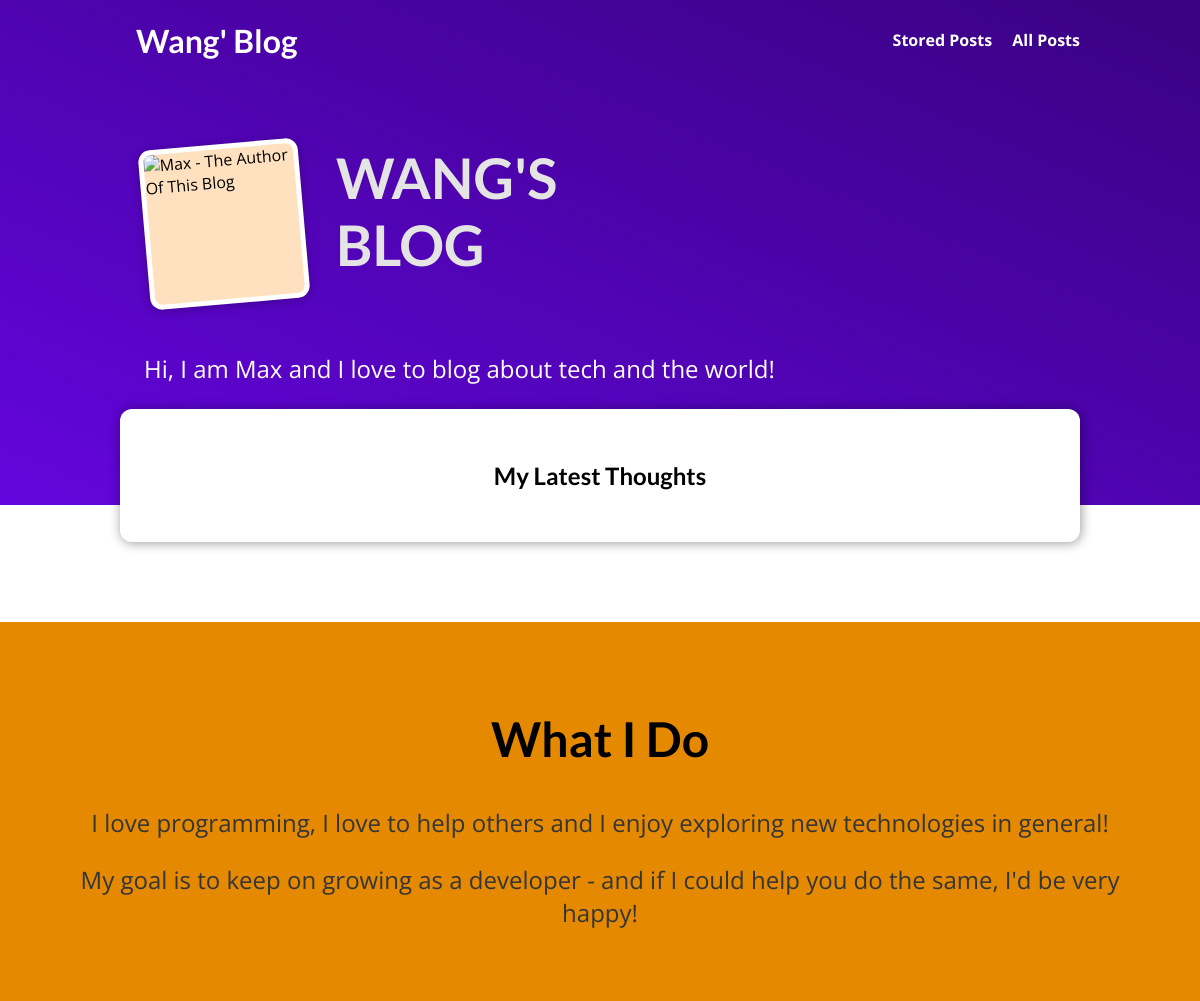
Before: / with the older database file.
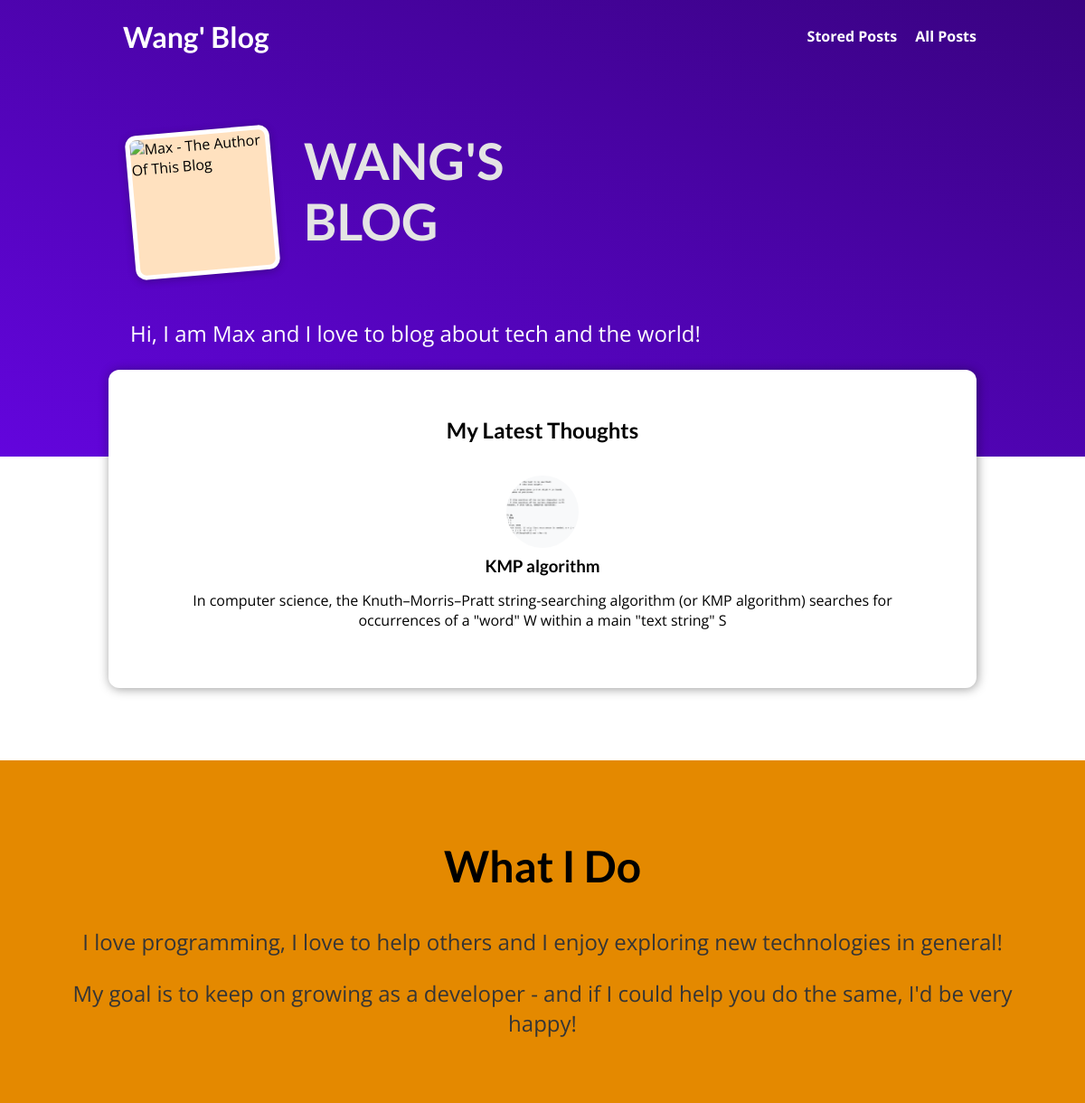
After: the same page with the newer database file.
### blog/models.py (models this page shows, shortened)
class Post(models.Model):
    title = models.CharField(max_length=150)
    excerpt = models.CharField(max_length=200)
    image = models.ImageField(upload_to="posts", null=True)
    date = models.DateField(auto_now=True)
    slug = models.SlugField(unique=True, db_index=True)
    content = models.TextField(validators=[MinLengthValidator(10)])
    author = models.ForeignKey(
        Author, on_delete=models.SET_NULL, null=True, related_name="posts")
    tags = models.ManyToManyField(Tag)

### blog/views.py (the view)
# urls.py: path("", views.StartingPageView.as_view(), name="starting-page"),
class StartingPageView(ListView):
    template_name = "blog/index.html"
    model = Post
    ordering = ["-date"]
    context_object_name = "posts"
    def get_queryset(self):
        queryset = super().get_queryset()
        data = queryset[:3]
        return data

### blog/templates/blog/index.html (shortened to what this page needs)
{% extends "base.html" %}
{% load static %}
{% block css_files %}
  <link rel="stylesheet" href="{% static "blog/post.css" %}" />
  <link rel="stylesheet" href="{% static "blog/index.css" %}" />
{% endblock %}
{% block content %}
<section id="welcome">
  <header>
    <img src="{% static "blog/images/max.png" %}" alt="Max - The Author Of This Blog" />
    <h2>WANG'S BLOG</h2>
  </header>
  <p>Hi, I am Max and I love to blog about tech and the world!</p>
</section>
<section id="latest-posts">
  <h2>My Latest Thoughts</h2>
  <ul>
    {% for post in posts %}
      {% include "blog/includes/post.html" %}
    {% endfor %}
  </ul>
</section>
<section id="about">
  <h2>What I Do</h2>
  <p>
    I love programming, I love to help others and I enjoy exploring new
    technologies in general!
  </p>
  <p>
    My goal is to keep on growing as a developer - and if I could help you do
    the same, I'd be very happy!
  </p>
</section>
{% endblock %}

### blog/templates/blog/includes/post.html
<li>
  <article class="post">
    <a href="{% url "post-detail-page" post.slug %}">
      <img src="{{ post.image.url }}" alt="{{ post.title }}"
      />
      <div class="post__content">
        <h3>{{ post.title }}</h3>
        <p>
          {{ post.excerpt }}
        </p>
      </div>
    </a>
  </article>
</li>

Changed rows visible on the page:
added Post: image (picture), title "KMP algorithm", excerpt "In computer science, the Knuth–Morris–Pratt string-searching algorithm (or KMP algorithm) searches for occurrences of a \"word\" W within a main \"text string\" S"
